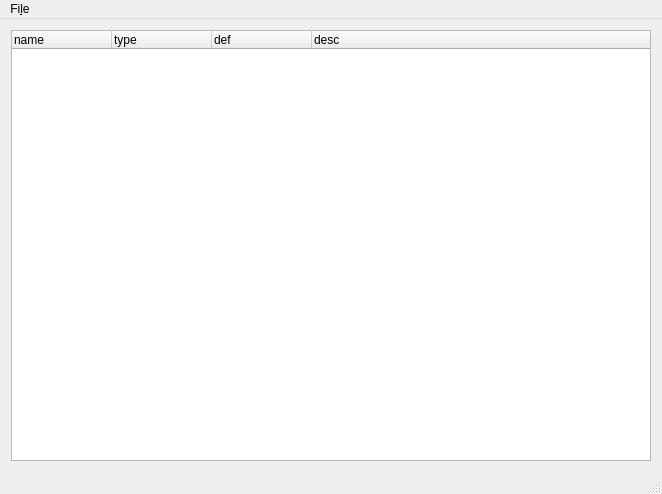
<?xml version="1.0" encoding="UTF-8"?>
<ui version="4.0">
 <class>MainWindow</class>
 <widget class="QMainWindow" name="MainWindow">
  <property name="geometry">
   <rect>
    <x>0</x>
    <y>0</y>
    <width>662</width>
    <height>494</height>
   </rect>
  </property>
  <property name="minimumSize">
   <size>
    <width>600</width>
    <height>360</height>
   </size>
  </property>
  <property name="windowTitle">
   <string>MainWindow</string>
  </property>
  <widget class="QWidget" name="centralWidget">
   <layout class="QHBoxLayout" name="horizontalLayout">
    <item>
     <widget class="QTreeWidget" name="treeWidget">
      <column>
       <property name="text">
        <string>name</string>
       </property>
      </column>
      <column>
       <property name="text">
        <string>type</string>
       </property>
      </column>
      <column>
       <property name="text">
        <string>def</string>
       </property>
      </column>
      <column>
       <property name="text">
        <string>desc</string>
       </property>
      </column>
     </widget>
    </item>
   </layout>
  </widget>
  <widget class="QMenuBar" name="menuBar">
   <property name="geometry">
    <rect>
     <x>0</x>
     <y>0</y>
     <width>662</width>
     <height>27</height>
    </rect>
   </property>
   <widget class="QMenu" name="menuFile">
    <property name="title">
     <string>Fi&amp;le</string>
    </property>
    <addaction name="actionOpen"/>
    <addaction name="actionSave"/>
    <addaction name="actionSaveTo"/>
    <addaction name="separator"/>
    <addaction name="actionGenCode"/>
   </widget>
   <addaction name="menuFile"/>
  </widget>
  <widget class="QStatusBar" name="statusBar"/>
  <action name="actionOpen">
   <property name="text">
    <string>&amp;Open</string>
   </property>
  </action>
  <action name="actionSave">
   <property name="text">
    <string>&amp;Save</string>
   </property>
  </action>
  <action name="actionGenCode">
   <property name="text">
    <string>&amp;GenCode</string>
   </property>
  </action>
  <action name="actionModify">
   <property name="text">
    <string>&amp;Modify</string>
   </property>
  </action>
  <action name="actionRemove">
   <property name="text">
    <string>&amp;Remove</string>
   </property>
   <property name="toolTip">
    <string>Remove</string>
   </property>
  </action>
  <action name="actionAdd">
   <property name="text">
    <string>&amp;Add</string>
   </property>
   <property name="toolTip">
    <string>Add</string>
   </property>
  </action>
  <action name="actionSaveTo">
   <property name="text">
    <string>Sa&amp;veTo</string>
   </property>
  </action>
 </widget>
 <layoutdefault spacing="6" margin="11"/>
 <resources/>
 <connections/>
</ui>
